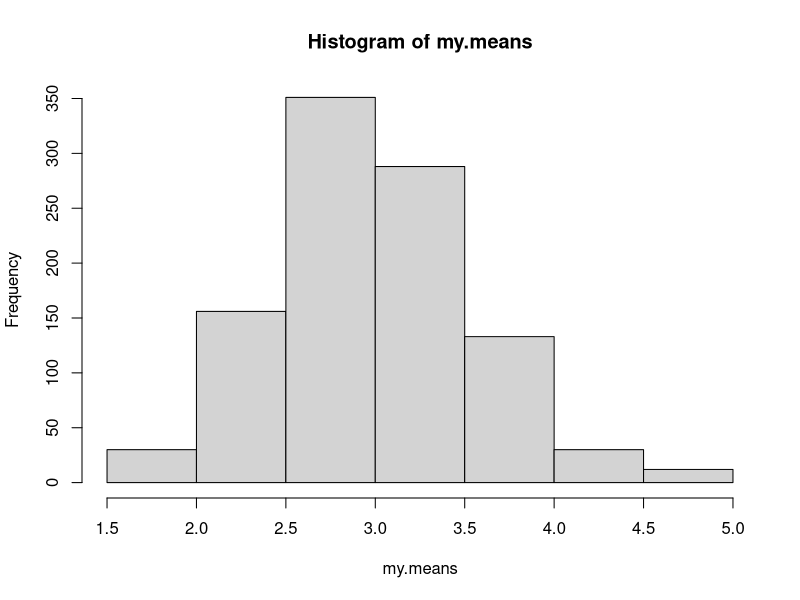
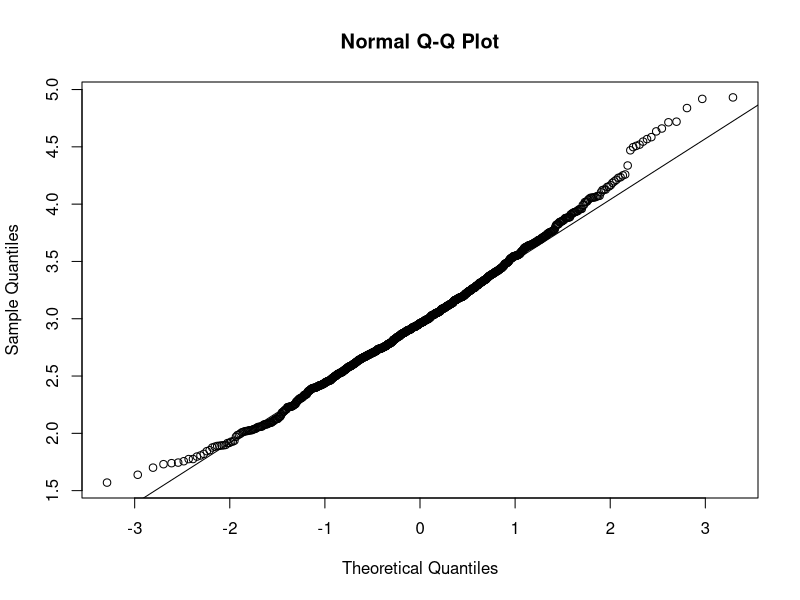
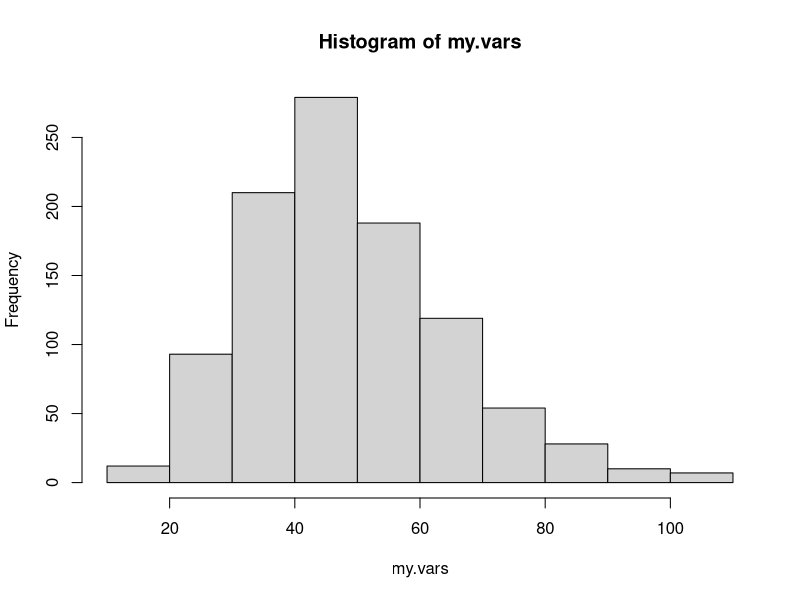
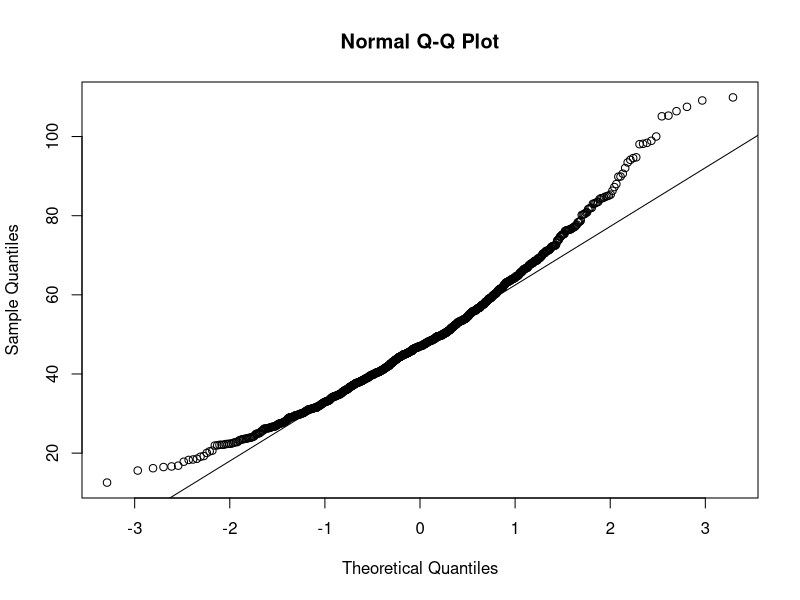
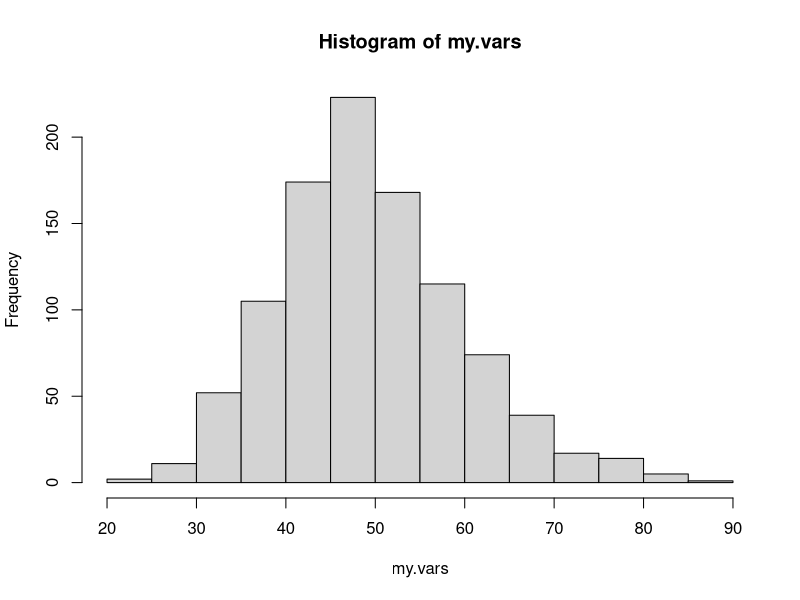
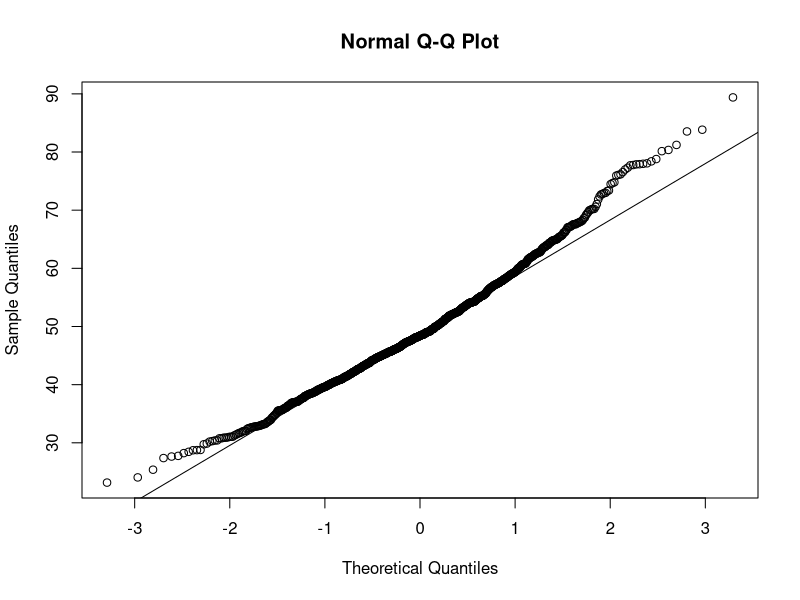
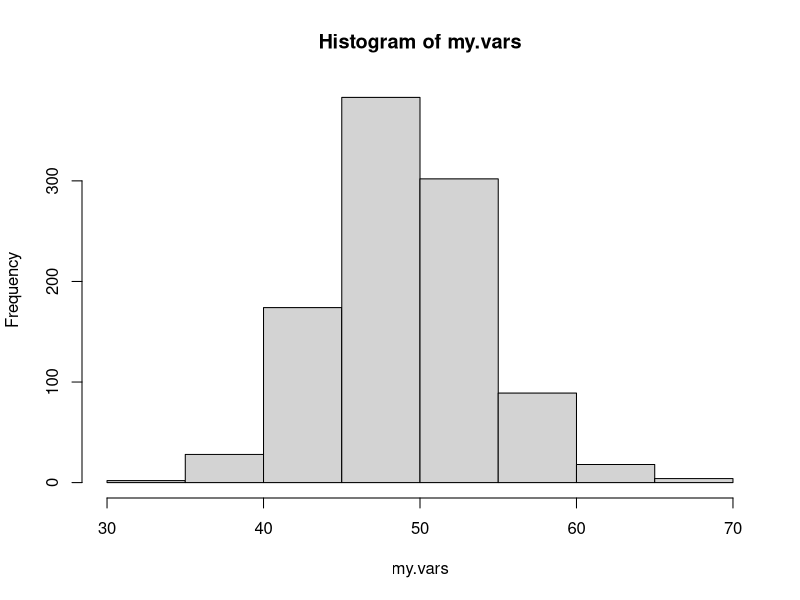
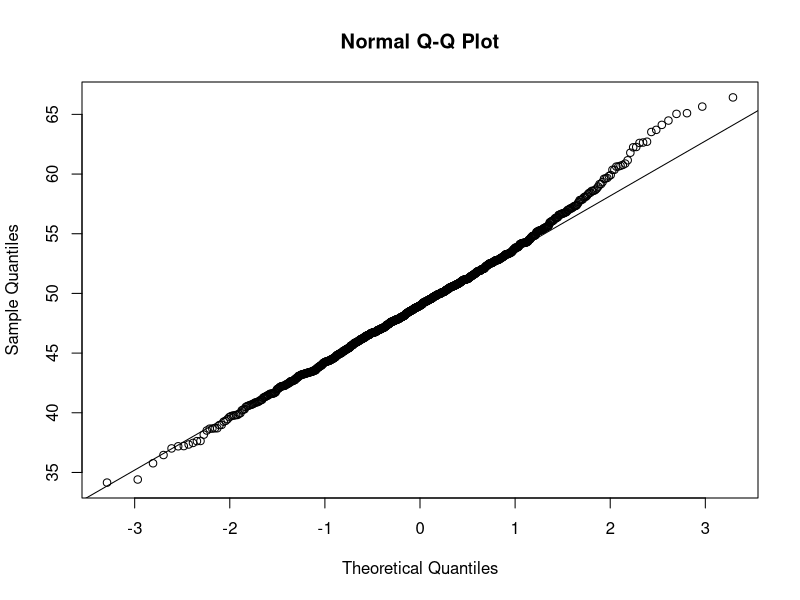

Write R code to recreate these figures, in order.
## ---- chunk 1
my.means <- numeric(1000)
for (i in 1:1000)
{
x <- rexp(30, rate = 1/3)
my.means[i] <- mean(x)
}
hist(my.means)
qqnorm(my.means)
qqline(my.means)



## ---- chunk 2
 mean(my.means)

 sqrt(var(my.means))
## ---- chunk 3
mean(my.means<=3.5)
## ---- chunk 4

pnorm(3.5,3,3)
## ---- chunk 5
my.vars <- numeric(1000)
for (i in 1:1000)
{
x <- rnorm(20, 25, 7)
my.vars[i] <- var(x)
}
mean(my.vars)
var(my.vars)
hist(my.vars)
qqnorm(my.vars)
qqline(my.vars)
## ---- chunk 6
my.vars <- numeric(1000)
for (i in 1:1000)
{
x <- rnorm(50, 25, 7)
my.vars[i] <- var(x)
}
mean(my.vars)
var(my.vars)
hist(my.vars)
qqnorm(my.vars)
qqline(my.vars)
## ---- chunk 7
my.vars <- numeric(1000)
for (i in 1:1000)
{
x <- rnorm(200, 25, 7)
my.vars[i] <- var(x)
}
mean(my.vars)
var(my.vars)
hist(my.vars)
qqnorm(my.vars)
qqline(my.vars)
